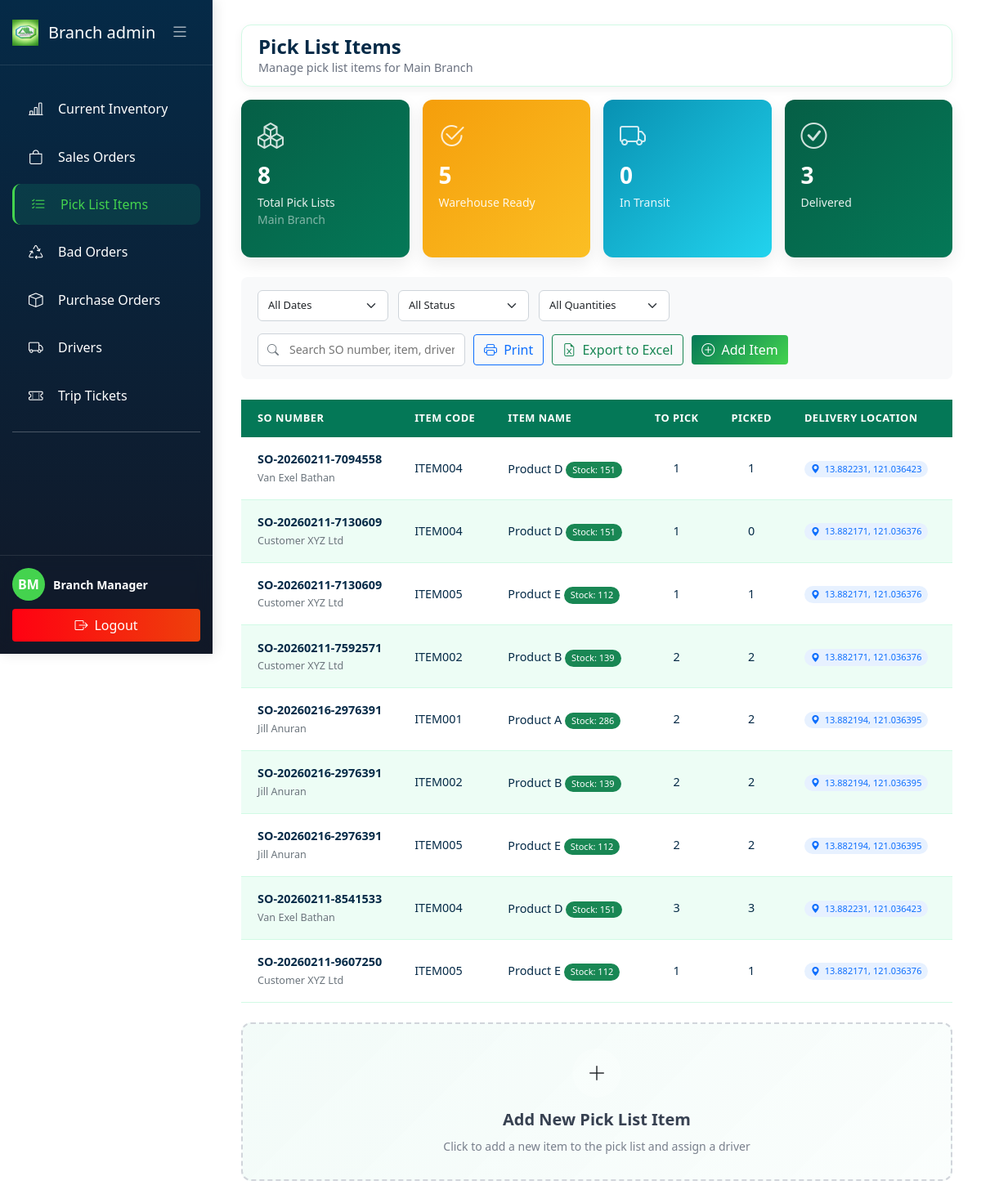
Screenshot of /BranchAdmin/pick_list_items.php (signed in) with the database file from the repository.
### tables this page shows
CREATE TABLE `branches` (
  `branch_id` int(11) NOT NULL,
  `branch_name` varchar(100) NOT NULL,
  `branch_code` varchar(20) NOT NULL,
  `address` varchar(255) DEFAULT NULL,
  `city` varchar(50) DEFAULT NULL,
  `contact_number` varchar(20) DEFAULT NULL,
  `manager_id` int(11) DEFAULT NULL,
  `status` enum('active','inactive') DEFAULT 'active',
  `created_at` timestamp NOT NULL DEFAULT current_timestamp(),
  `updated_at` timestamp NOT NULL DEFAULT current_timestamp() ON UPDATE current_timestamp()
);

CREATE TABLE `pick_lists` (
  `pick_list_id` int(11) NOT NULL,
  `pick_list_number` varchar(50) NOT NULL,
  `so_id` int(11) NOT NULL,
  `branch_id` int(11) NOT NULL,
  `driver_id` int(11) DEFAULT NULL,
  `pick_date` date DEFAULT current_timestamp(),
  `pick_status` enum('open','in-progress','completed','cancelled') DEFAULT 'open',
  `picked_by` int(11) DEFAULT NULL,
  `verified_by` int(11) DEFAULT NULL,
  `created_at` timestamp NOT NULL DEFAULT current_timestamp(),
  `updated_at` timestamp NOT NULL DEFAULT current_timestamp() ON UPDATE current_timestamp()
);

CREATE TABLE `sales_orders` (
  `so_id` int(11) NOT NULL,
  `so_number` varchar(50) NOT NULL,
  `customer_id` int(11) NOT NULL,
  `branch_id` int(11) DEFAULT NULL,
  `order_date` datetime NOT NULL,
  `delivery_date` date DEFAULT NULL,
  `total_amount` decimal(12,2) NOT NULL,
  `order_status` enum('pending','confirmed','processing','ready','delivered','cancelled') DEFAULT 'pending',
  `created_by` int(11) NOT NULL,
  `created_at` timestamp NOT NULL DEFAULT current_timestamp(),
  `updated_at` timestamp NOT NULL DEFAULT current_timestamp() ON UPDATE current_timestamp()
);

CREATE TABLE `customers` (
  `customer_id` int(11) NOT NULL,
  `customer_name` varchar(100) NOT NULL,
  `customer_code` varchar(50) NOT NULL,
  `contact_person` varchar(100) DEFAULT NULL,
  `email` varchar(100) DEFAULT NULL,
  `phone_number` varchar(20) DEFAULT NULL,
  `address` varchar(255) DEFAULT NULL,
  `city` varchar(50) DEFAULT NULL,
  `longitude` decimal(10,6) DEFAULT NULL,
  `latitude` decimal(10,8) DEFAULT NULL,
  `credit_limit` decimal(12,2) DEFAULT 0.00,
  `credit_used` decimal(12,2) DEFAULT 0.00,
  `status` enum('active','inactive','suspended') DEFAULT 'active',
  `created_at` timestamp NOT NULL DEFAULT current_timestamp(),
  `updated_at` timestamp NOT NULL DEFAULT current_timestamp() ON UPDATE current_timestamp(),
  `branch_id` int(11) DEFAULT NULL,
  `full_address` text DEFAULT NULL,
  `delivery_instructions` text DEFAULT NULL
);

CREATE TABLE `items` (
  `item_id` int(11) NOT NULL,
  `item_code` varchar(50) NOT NULL,
  `item_name` varchar(150) NOT NULL,
  `description` text DEFAULT NULL,
  `category` varchar(100) DEFAULT NULL,
  `stock` int(11) NOT NULL,
  `unit_type` enum('case','inner-pack','piece','box','carton') DEFAULT 'piece',
  `unit_price` decimal(10,2) NOT NULL,
  `reorder_level` int(11) DEFAULT 50,
  `status` enum('active','inactive','discontinued') DEFAULT 'active',
  `created_at` timestamp NOT NULL DEFAULT current_timestamp(),
  `updated_at` timestamp NOT NULL DEFAULT current_timestamp() ON UPDATE current_timestamp(),
  `branch_id` int(11) DEFAULT NULL
);

CREATE TABLE `pick_list_items` (
  `pick_item_id` int(11) NOT NULL,
  `pick_list_id` int(11) NOT NULL,
  `item_id` int(11) NOT NULL,
  `quantity_to_pick` int(11) NOT NULL,
  `quantity_picked` int(11) DEFAULT 0,
  `location_bin` varchar(50) DEFAULT NULL,
  `branch_id` int(11) DEFAULT NULL
);

### BranchAdmin/pick_list_items.php (the view, shortened to what the rows shown need)
<?php
require_once '../config/database.php';
$branch_id = $_SESSION['branch_id'] ?? 0;
$view_all_branches = $_SESSION['view_all_branches'] ?? false;
$pick_lists_branch_column_exists = false;
$check_pl_column = $conn->query("SHOW COLUMNS FROM pick_lists LIKE 'branch_id'");
if ($check_pl_column && $check_pl_column->num_rows > 0) {
    $pick_lists_branch_column_exists = true;
}
$branch_name = 'All Branches';
if (!$view_all_branches) {
    $branch_query = "SELECT branch_name FROM branches WHERE branch_id = ?";
    $branch_stmt = $conn->prepare($branch_query);
    $branch_stmt->bind_param("i", $branch_id);
    $branch_stmt->execute();
    $branch_result = $branch_stmt->get_result();
    if ($branch_row = $branch_result->fetch_assoc()) {
        $branch_name = $branch_row['branch_name'];
    }
}
$picklist_query = "
    SELECT
        pl.pick_list_id,
        pl.pick_list_number,
        pl.pick_date,
        pl.pick_status,
        pl.picked_by,
        pl.verified_by,
        pl.created_at,
        pl.driver_id,
        pl.branch_id,
        b.branch_name,
        d.driver_name as assigned_driver,
        pli.pick_item_id,
        pli.quantity_to_pick,
        pli.quantity_picked,
        pli.location_bin,
        i.item_id,
        i.item_code,
        i.item_name,
        i.unit_type,
        i.stock as current_stock,
        i.branch_id as item_branch_id,
        so.so_id,
        so.so_number,
        so.order_status,
        so.branch_id as so_branch_id,
        so.customer_id,
        c.customer_name,
        c.latitude,
        c.longitude,
        c.full_address,
        c.delivery_instructions,
        CONCAT(u.first_name, ' ', u.last_name) as encoded_by_name,
        u.email as encoded_by_email,
        pl.created_at as encoded_at
    FROM pick_lists pl
    LEFT JOIN branches b ON pl.branch_id = b.branch_id
    LEFT JOIN pick_list_items pli ON pl.pick_list_id = pli.pick_list_id
    LEFT JOIN items i ON pli.item_id = i.item_id
    LEFT JOIN sales_orders so ON pl.so_id = so.so_id
    LEFT JOIN customers c ON so.customer_id = c.customer_id
    LEFT JOIN users u ON pl.picked_by = u.user_id
    LEFT JOIN drivers d ON pl.driver_id = d.driver_id
    WHERE 1=1
";
if ($pick_lists_branch_column_exists && !$view_all_branches) {
    $picklist_query .= " AND pl.branch_id = $branch_id";
}
$picklist_query .= " ORDER BY pl.created_at DESC, pl.pick_list_id DESC";
$picklist_result = $conn->query($picklist_query);
$picklist_items = $picklist_result->fetch_all(MYSQLI_ASSOC);
$distinct_picklists_query = "SELECT COUNT(DISTINCT pick_list_id) as total FROM pick_lists WHERE 1=1";
if ($pick_lists_branch_column_exists && !$view_all_branches) {
    $distinct_picklists_query .= " AND branch_id = $branch_id";
}
$distinct_result = $conn->query($distinct_picklists_query);
$statTotalItems = $distinct_result->fetch_assoc()['total'];
function getStockStatusClass($stock, $reorder_level) {
    return 'bg-success text-white';
}
?>
<!DOCTYPE html>
<html lang="en">
<head>
    <link rel="stylesheet" href="../css/current_inventory.css">
    <link rel="stylesheet" href="../css/pick_list_items.css">
    <link href="https://cdn.jsdelivr.net/npm/bootstrap@5.1.3/dist/css/bootstrap.min.css" rel="stylesheet">
    <link rel="stylesheet" href="https://cdn.jsdelivr.net/npm/bootstrap-icons@1.8.1/font/bootstrap-icons.css">
    <link rel="stylesheet" href="https://unpkg.com/leaflet@1.9.4/dist/leaflet.css" />
    <link href="https://cdn.jsdelivr.net/npm/select2@4.1.0-rc.0/dist/css/select2.min.css" rel="stylesheet" />
    <link href="https://cdn.jsdelivr.net/npm/sweetalert2@11/dist/sweetalert2.min.css" rel="stylesheet">
</head>
<body>
    <div id="appPage">
        <div class="main-content" id="mainContent">
            <div class="page-content active">
                <div class="navbar-top">
                    <div class="page-title">
                        <h2>
                            Pick List Items
                        </h2>
                        <p>
                            <?php
                            if ($view_all_branches) {
                                echo 'Managing pick list items for all branches';
                            } else {
                                echo 'Manage pick list items for ' . htmlspecialchars($branch_name);
                            }
                            ?>
                        </p>
                    </div>
                </div>
                <div class="row g-3 mb-4">
                    <div class="col-md-3 col-6">
                        <div class="stat-card total">
                            <i class="bi bi-boxes stat-icon"></i>
                            <div class="stat-value" id="totalItems"><?= $statTotalItems ?></div>
                            <div class="stat-label">Total Pick Lists</div>
                            <?php if (!$view_all_branches): ?>
                                <small class="d-block text-white-50"><?php echo htmlspecialchars($branch_name); ?></small>
                            <?php endif; ?>
                        </div>
                    </div>
                </div>
                <div class="table-container">
                    <table class="table custom-table compact-table" id="pickListTable">
                        <thead>
                            <tr>
                                <th class="col-so">SO NUMBER</th>
                                <th class="col-item-code">ITEM CODE</th>
                                <th class="col-item-name">ITEM NAME</th>
                                <th class="col-to-pick">TO PICK</th>
                                <th class="col-picked">PICKED</th>
                                <th class="col-location">DELIVERY LOCATION</th>
                                <th class="col-status">STATUS</th>
                            </tr>
                        </thead>
                        <tbody id="pickListTableBody">
                            <?php
                            $has_displayable_items = false;
                            if (!empty($picklist_items)) {
                                foreach ($picklist_items as $item) {
                                    if ($item['item_id'] !== null) {
                                        $has_displayable_items = true;
                                        break;
                                    }
                                }
                            }
                            if ($has_displayable_items):
                                foreach ($picklist_items as $item):
                                    if ($item['item_id'] === null) continue;
                                    $location_display = '';
                                    if (!empty($item['latitude']) && !empty($item['longitude'])) {
                                        $location_display = '<span class="customer-location-badge"><i class="bi bi-geo-alt-fill"></i> ' .
                                                           number_format($item['latitude'], 6) . ', ' .
                                                           number_format($item['longitude'], 6) . '</span>';
                                    } elseif (!empty($item['full_address'])) {
                                        $location_display = '<span class="location-badge"><i class="bi bi-pin-map-fill"></i> ' .
                                                           htmlspecialchars(substr($item['full_address'], 0, 50)) .
                                                           (strlen($item['full_address']) > 50 ? '...' : '') . '</span>';
                                    } else {
                                        $location_display = '<span class="text-muted fst-italic">No location data</span>';
                                    }
                            ?>
                            <tr class="pick-list-row"
                                data-id="<?= $item['pick_item_id'] ?>"
                                data-pick-list-id="<?= $item['pick_list_id'] ?>"
                                data-so-id="<?= htmlspecialchars($item['so_number'] ?? '') ?>"
                                data-status="<?= $item['pick_status'] ?>"
                                data-item-code="<?= htmlspecialchars($item['item_code'] ?? '') ?>"
                                data-item-name="<?= htmlspecialchars($item['item_name'] ?? '') ?>"
                                data-quantity="<?= $item['quantity_to_pick'] ?? 0 ?>"
                                data-created-date="<?= $item['created_at'] ?? '' ?>"
                                data-driver-id="<?= $item['driver_id'] ?? '' ?>"
                                data-driver-name="<?= htmlspecialchars($item['assigned_driver'] ?? 'Unassigned') ?>"
                                data-branch-id="<?= $item['branch_id'] ?? '' ?>"
                                data-branch-name="<?= htmlspecialchars($item['branch_name'] ?? '') ?>"
                                data-encoded-by="<?= htmlspecialchars($item['encoded_by_name'] ?? 'System') ?>"
                                data-encoded-at="<?= htmlspecialchars($item['encoded_at'] ?? '') ?>"
                                data-latitude="<?= $item['latitude'] ?? '' ?>"
                                data-longitude="<?= $item['longitude'] ?? '' ?>"
                                data-address="<?= htmlspecialchars($item['full_address'] ?? '') ?>"
                                data-customer-name="<?= htmlspecialchars($item['customer_name'] ?? '') ?>">
                                <td class="col-so">
                                    <strong><?= htmlspecialchars($item['so_number'] ?? 'N/A') ?></strong>
                                    <?php if (!empty($item['customer_name'])): ?>
                                    <br><small class="text-muted"><?= htmlspecialchars($item['customer_name']) ?></small>
                                    <?php endif; ?>
                                </td>
                                <td class="col-item-code"><?= htmlspecialchars($item['item_code'] ?? 'N/A') ?></td>
                                <td class="col-item-name">
                                    <?= htmlspecialchars($item['item_name'] ?? 'Unknown Item') ?>
                                    <?php if ($item['current_stock'] !== null): ?>
                                    <span class="stock-indicator <?= getStockStatusClass($item['current_stock'] ?? 0, 50) ?>">
                                        Stock: <?= $item['current_stock'] ?? 0 ?>
                                    </span>
                                    <?php endif; ?>
                                </td>
                                <td class="col-to-pick text-center"><?= $item['quantity_to_pick'] ?? 0 ?></td>
                                <td class="col-picked text-center"><?= $item['quantity_picked'] ?? 0 ?></td>
                                <td class="col-location location-cell">
                                    <?= $location_display ?>
                                </td>
                                <td class="col-status">
                                    <br>
                                </td>
                            </tr>
                            <?php
                                endforeach;
                            endif; ?>
                        </tbody>
                    </table>
                </div>
            </div>
        </div>
    </div>
</body>
</html>

### rows the page displays
branches: branch_name "Main Branch"
pick_lists: so.so_number "SO-20260211-7094558", customers.customer_name "Van Exel Bathan", items.item_code "ITEM004", items.item_name "Product D", items.stock "151", pick_list_items.quantity_to_pick "1", pick_list_items.quantity_picked "1", customers.latitude "13.882231", customers.longitude "121.036423"
pick_lists: so.so_number "SO-20260211-7130609", customers.customer_name "Customer XYZ Ltd", items.item_code "ITEM004", items.item_name "Product D", items.stock "151", pick_list_items.quantity_to_pick "1", pick_list_items.quantity_picked "0", customers.latitude "13.882171", customers.longitude "121.036376", items.item_code "ITEM005", items.item_name "Product E", items.stock "112", pick_list_items.quantity_picked "1"
pick_lists: so.so_number "SO-20260211-7592571", customers.customer_name "Customer XYZ Ltd", items.item_code "ITEM002", items.item_name "Product B", items.stock "139", pick_list_items.quantity_to_pick "2", pick_list_items.quantity_picked "2", customers.latitude "13.882171", customers.longitude "121.036376"
pick_lists: so.so_number "SO-20260216-2976391", customers.customer_name "Jill Anuran", items.item_code "ITEM001", items.item_name "Product A", items.stock "286", pick_list_items.quantity_to_pick "2", pick_list_items.quantity_picked "2", customers.latitude "13.882194", customers.longitude "121.036395", items.item_code "ITEM002", items.item_name "Product B", items.stock "139", items.item_code "ITEM005", items.item_name "Product E", items.stock "112"
pick_lists: so.so_number "SO-20260211-8541533", customers.customer_name "Van Exel Bathan", items.item_code "ITEM004", items.item_name "Product D", items.stock "151", pick_list_items.quantity_to_pick "3", pick_list_items.quantity_picked "3", customers.latitude "13.882231", customers.longitude "121.036423"
pick_lists: so.so_number "SO-20260211-9607250", customers.customer_name "Customer XYZ Ltd", items.item_code "ITEM005", items.item_name "Product E", items.stock "112", pick_list_items.quantity_to_pick "1", pick_list_items.quantity_picked "1", customers.latitude "13.882171", customers.longitude "121.036376"

### other values shown
str_replace('_', ' ', $user_role) "Branch admin"
$initials ?: 'U' "BM"
$user_name "Branch Manager"
$statTotalItems "8"
$statWarehouseReady "5"
$statInTransit "0"
$statDelivered "3"
